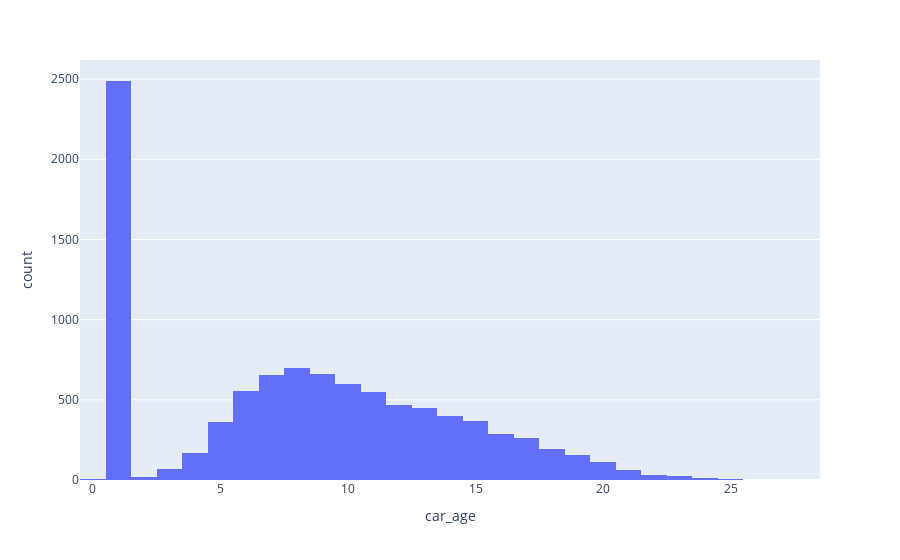

Notebook code for this chart:
### Code cell
px.histogram(data_frame= df, x= 'car_age')

### Figure 1 — Plotly figure (JSON) as saved in the notebook; plotly's stock layout.template omitted (floating-point values rounded to 4 significant figures; data arrays with more than 128 entries replaced by an {"elided": "..."} marker saying what was removed)
{"data": [{"alignmentgroup": "True", "bingroup": "x", "hovertemplate": "car_age=%{x}<br>count=%{y}<extra></extra>", "legendgroup": "", "marker": {"color": "#636efa", "pattern": {"shape": ""}}, "name": "", "offsetgroup": "", "orientation": "v", "showlegend": false, "type": "histogram", "x": {"elided": "10301 int values"}, "xaxis": "x", "yaxis": "y"}], "layout": {"barmode": "relative", "legend": {"tracegroupgap": 0}, "margin": {"t": 60}, "xaxis": {"anchor": "y", "domain": [0, 1], "title": {"text": "car_age"}}, "yaxis": {"anchor": "x", "domain": [0, 1], "title": {"text": "count"}}}}
